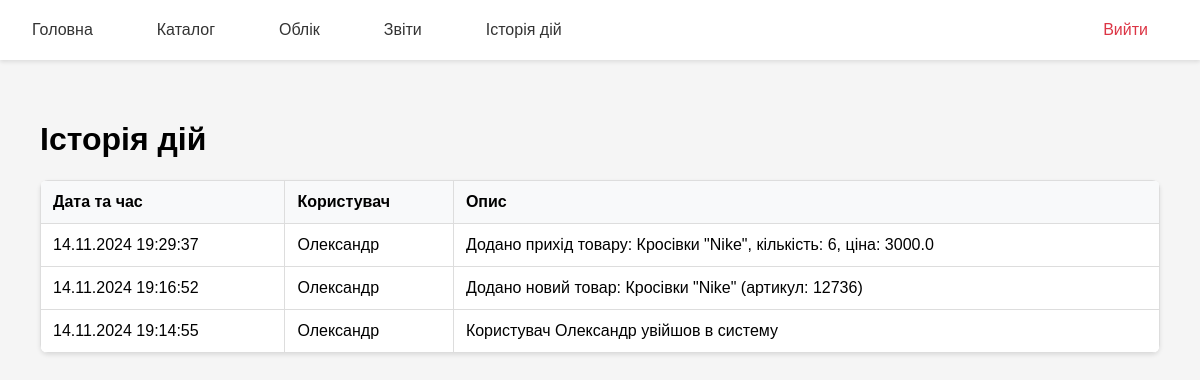
/action_history (signed in), run on the app's committed database.
### app.py (models this page shows)
class ActionLog(db.Model):
    id = db.Column(db.Integer, primary_key=True)
    user_id = db.Column(db.Integer, db.ForeignKey('user.id'), nullable=False)
    action_type = db.Column(db.String(50), nullable=False, default='action')
    description = db.Column(db.Text, nullable=False)  # Опис дії
    timestamp = db.Column(db.DateTime, nullable=False, default=datetime.now)
    user = db.relationship('User', backref=db.backref('actions', lazy=True))

class User(db.Model):
    id = db.Column(db.Integer, primary_key=True)
    username = db.Column(db.String(80), unique=True, nullable=False)  # Логін
    password = db.Column(db.String(120), nullable=False)  # Хешований пароль
    email = db.Column(db.String(120), unique=True, nullable=False)  # Email

### app.py (the view)
@app.route('/action_history')
@login_required
def action_history():
    try:
        print("Fetching action history...")
        logs = ActionLog.query.order_by(ActionLog.timestamp.desc()).all()
        print(f"Found {len(logs)} logs")
        return render_template('action_history.html', logs=logs)
    except Exception as e:
        print(f"Error getting action history: {e}")
        return render_template('action_history.html', logs=[], error="Помилка при завантаженні історії")

### app.py (called while the page is built)
def login_required(view_function):
    @wraps(view_function)
    def decorated_function(*args, **kwargs):
        if 'user_id' not in session:  # Якщо користувач не авторизований
            return redirect(url_for('login'))  # Перенаправляємо на сторінку входу
        return view_function(*args, **kwargs)
    return decorated_function

### templates/action_history.html (shortened to what this page needs)
{% extends "base.html" %}
{% block content %}
<div class="action-history">
    <h1>Історія дій</h1>
    <table>
        <thead>
            <tr>
                <th>Дата та час</th>
                <th>Користувач</th>
                <th>Опис</th>
            </tr>
        </thead>
        <tbody>
            {% for log in logs %}
            <tr>
                <td>{{ log.timestamp.strftime('%d.%m.%Y %H:%M:%S') }}</td>
                <td>{{ log.user.username }}</td>
                <td>{{ log.description }}</td>
            </tr>
            {% endfor %}
        </tbody>
    </table>
</div>
{% endblock %}

### templates/base.html (shortened to what this page needs)
<!DOCTYPE html>
<html lang="uk">
<head>
    <link rel="stylesheet" href="https://cdnjs.cloudflare.com/ajax/libs/font-awesome/5.15.4/css/all.min.css">
    <link rel="stylesheet" href="{{ url_for('static', filename='css/style.css') }}">
</head>
<body>
    <nav>
        <ul>
            {% if 'user_id' in session %}
            <div class="nav-left">
                <li><a href="{{ url_for('index') }}">Головна</a></li>
                <li><a href="{{ url_for('catalog') }}">Каталог</a></li>
                <li><a href="{{ url_for('inventory') }}">Облік</a></li>
                <li><a href="{{ url_for('reports') }}">Звіти</a></li>
                <li><a href="{{ url_for('action_history') }}">Історія дій</a></li>
            </div>
            <div class="nav-right">
                <li><a href="{{ url_for('logout') }}">Вийти</a></li>
            </div>
            {% endif %}
        </ul>
    </nav>
    <main>
        {% block content %}
        {% endblock %}
    </main>
</body>
</html>

### static/css/style.css (style rules this page uses)
body { font-family: Arial, sans-serif; margin: 0; padding: 20px; background-color: #f5f5f5; }
nav { background-color: #fff; box-shadow: 0 2px 4px rgba(0,0,0,0.1); margin: -20px -20px 20px -20px; padding: 0 20px; }
nav ul { list-style: none; padding: 0; margin: 0; display: flex; align-items: center; height: 60px; justify-content: space-between; }
.nav-left { display: flex; gap: 20px; }
.nav-right { margin-left: auto; }
.nav-right li a { color: #dc3545; }
nav ul li { margin-right: 20px; }
nav ul li a { text-decoration: none; color: #333; font-weight: 500; padding: 8px 12px; border-radius: 4px; transition: background-color 0.3s; }
table { width: 100%; border-collapse: collapse; margin-top: 20px; background-color: #fff; border-radius: 8px; overflow: hidden; box-shadow: 0 2px 4px rgba(0,0,0,0.1); }
table th, table td { border: 1px solid #ddd; padding: 12px; text-align: left; }
table th { background-color: #f8f9fa; font-weight: 600; }
.action-history { padding: 20px; }
.action-history table { width: 100%; border-collapse: collapse; margin-top: 20px; }
.action-history th, .action-history td { padding: 12px; text-align: left; border-bottom: 1px solid #ddd; }
.action-history th { background-color: #f8f9fa; font-weight: 600; }

### data on the page
ActionLog: timestamp "14.11.2024 19:29:37", user.username "Олександр", description "Додано прихід товару: Кросівки \"Nike\", кількість: 6, ціна: 3000.0"
ActionLog: timestamp "14.11.2024 19:16:52", user.username "Олександр", description "Додано новий товар: Кросівки \"Nike\" (артикул: 12736)"
ActionLog: timestamp "14.11.2024 19:14:55", user.username "Олександр", description "Користувач Олександр увійшов в систему"
